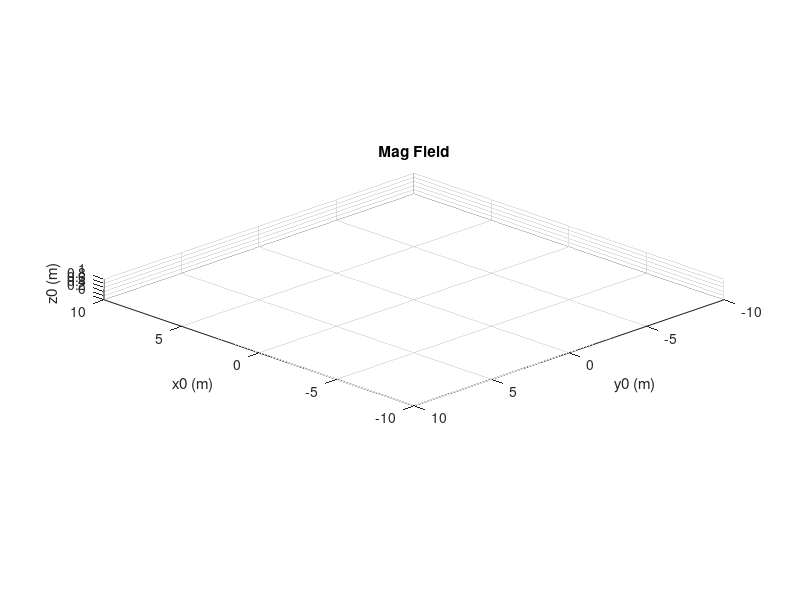

The MATLAB script that drew this image: (Note: this script raises an error after producing the figure.)
    % Axis set Equal
    axis equal;
    % Set the viewing volume
    % height : ensures ample height to see whole picture
    % -x x -y y -z z step
    axis([-10 10 -10 10 0 1])
    % Set the viewing angle
    view(-135, 20)
    % Label the axes.
    xlabel('x0 (m)')
    ylabel('y0 (m)')
    zlabel('z0 (m)')
    % Turn on Grid
    grid on
    % Title of Figure
    title('Mag Field')
    hold on
    
    magfield([1;0;0])
    drawnow
    